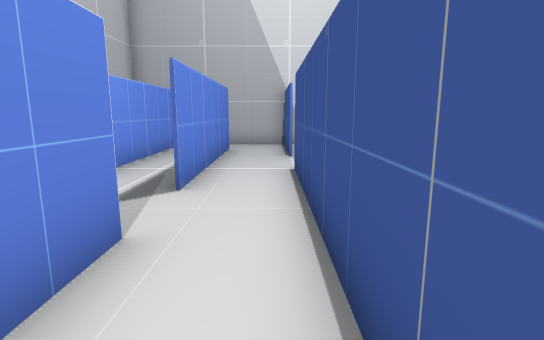
view 1 (above)

16 first-person views from a walk through a Unity game level. The camera is 1.2 m above the floor, tilts 10° down and sees 80° across. The floor is counted in squares, 1 m on a side. Each view is taken from the middle of a square. On the plan, view 1 faces up. The plan holds only what a view shows up to about 14 squares ahead; the rest is blank.

view 2
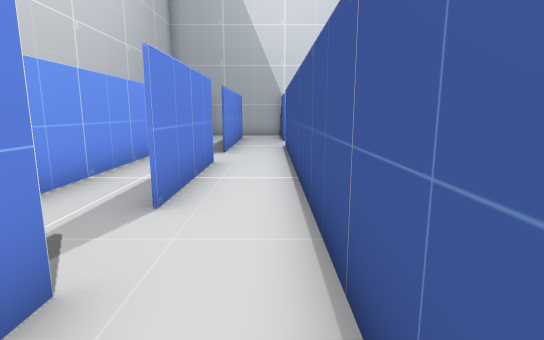

view 3
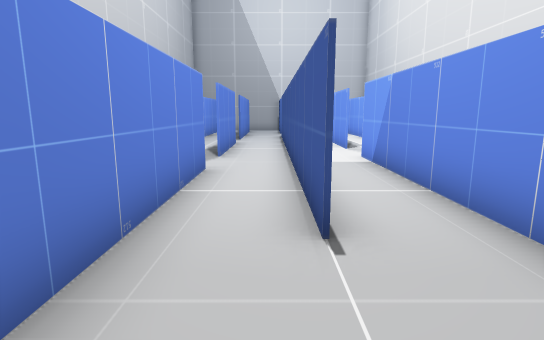

view 4
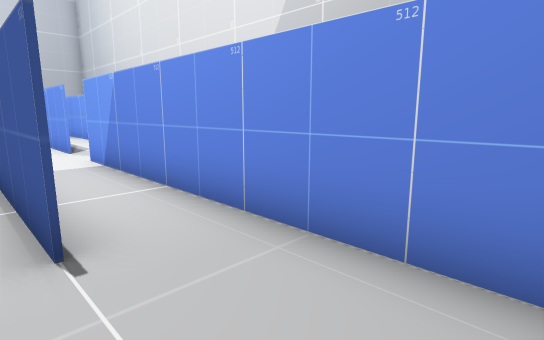

view 5
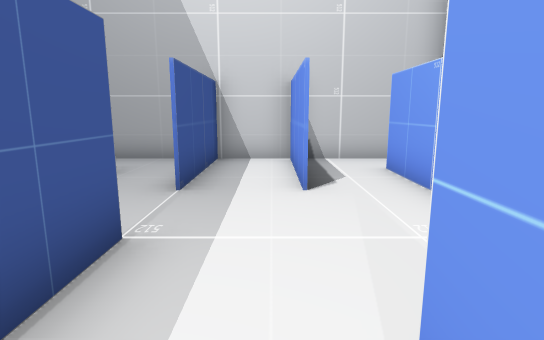

view 6
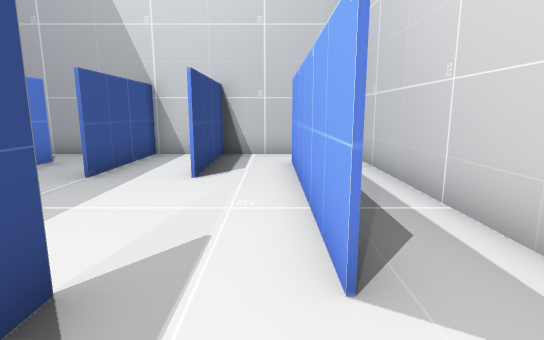

view 7
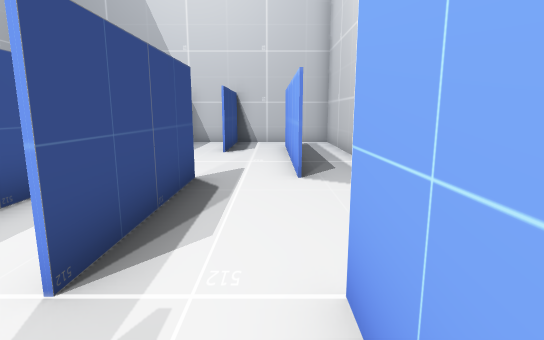

view 8
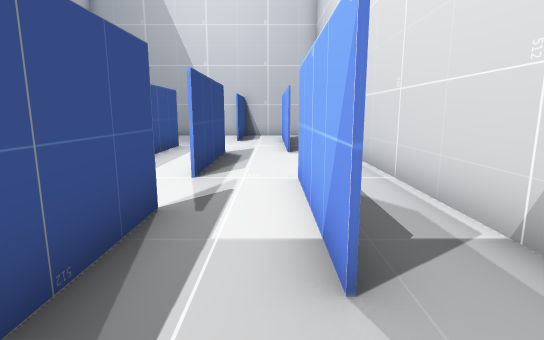

view 9
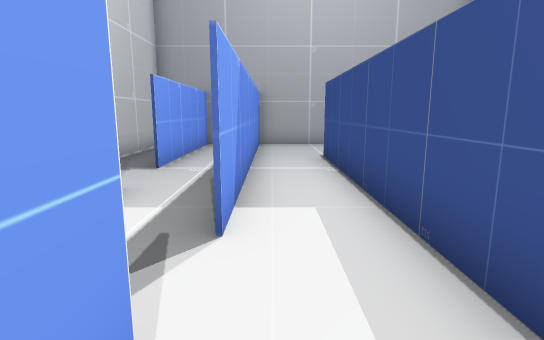

view 10
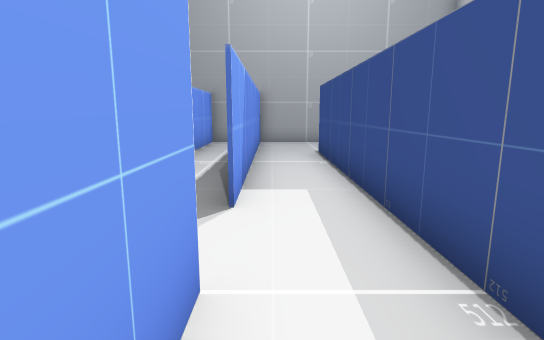

view 11
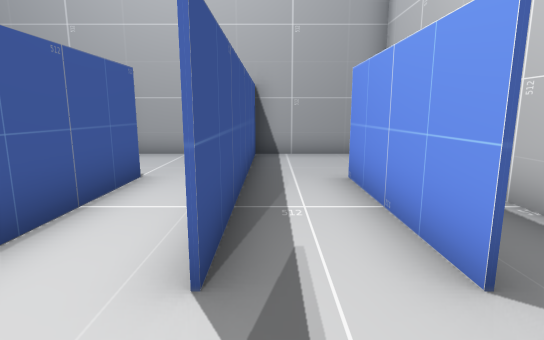

view 12
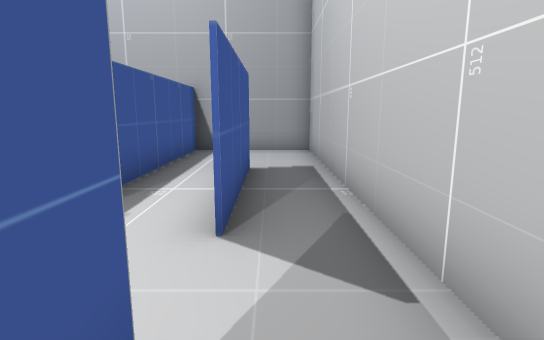

view 13
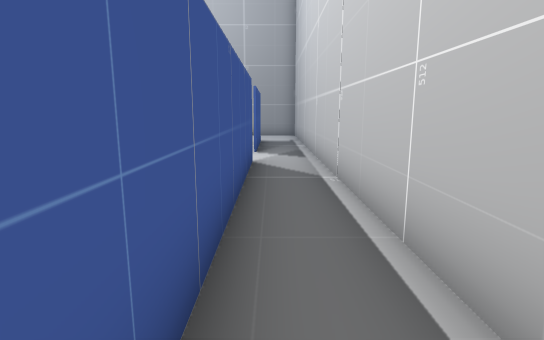

view 14
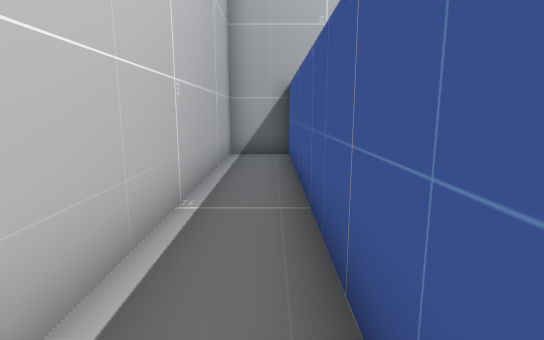

view 15
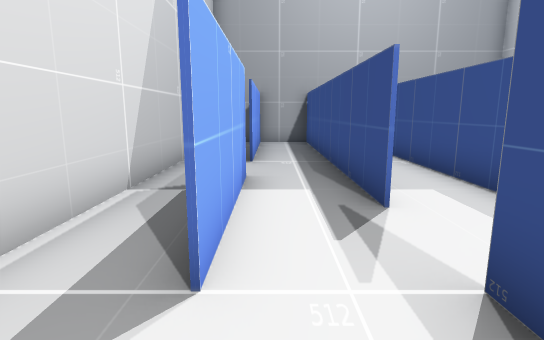

view 16
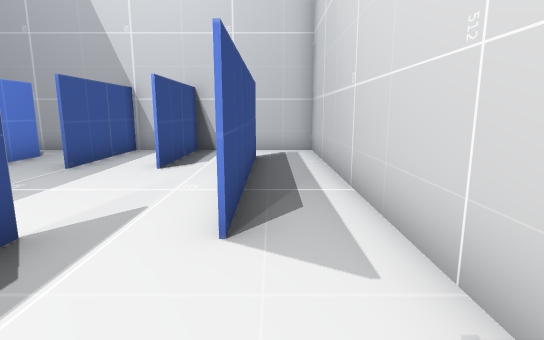

### Floor plan
Ten units are one square. View 1 is at (0, 0); x grows to the right and y downward. Boxes are objects, and circles mark ways between rooms. Rooms are numbered by the first view taken in them; rooms with no view inside come last. Other rooms are left out.
<svg viewBox="-57 -131 125 242">
<path fill="none" stroke="#000" d="M-14 30 -14 85M5 71 5 -69M-14 -30 -14 11M-1 106 30 106M25 106 25 74M-14 -66 -14 -49M45 -49 45 -86M25 -9 25 -50M6 -70 6 71M25 -89 25 -125M31 -126 11 -126M6 -126 6 -89M25 74 25 10M26 10 26 35M63 10 63 -70M45 31 45 -10M26 -50 26 -9M63 55 63 10M30 106 45 106 45 50M26 35 26 106M-35 11 -35 -126 -52 -126 -52 106 -15 106 -15 30M-34 30 -34 71M-34 -41 -34 4M-35 71 -35 30M-34 -114 -34 -70M-16 -126 -26 -126M-14 -110 -14 -86M5 -93 5 -124M11 -126 -16 -126M26 -126 26 -89M45 -86 45 -110M63 -89 63 -126 31 -126M-14 -86 -14 -66"/>
<circle cx="20" cy="70" r="3" fill="#2a7"/>
<circle cx="-10" cy="-35" r="3" fill="#2a7"/>
<circle cx="-10" cy="25" r="3" fill="#2a7"/>
<circle cx="0" cy="-55" r="3" fill="#2a7"/>
<circle cx="30" cy="5" r="3" fill="#2a7"/>
<circle cx="40" cy="-40" r="3" fill="#2a7"/>
<circle cx="40" cy="-90" r="3" fill="#2a7"/>
<circle cx="10" cy="-75" r="3" fill="#2a7"/>
<circle cx="40" cy="30" r="3" fill="#2a7"/>
<circle cx="-10" cy="-115" r="3" fill="#2a7"/>
<circle cx="0" cy="-95" r="3" fill="#2a7"/>
<text x="0" y="30">1</text>
<text x="20" y="-40">2</text>
<text x="40" y="-10">3</text>
<text x="40" y="70">4</text>
<text x="-40" y="0">5</text>
<text x="0" y="-110">6</text>
<text x="40" y="-110">7</text>
<text x="0" y="-80">8</text>
</svg>
Room 1 opens to room 2. Room 1 opens to room 5. Room 1 opens to room 8. Room 2 opens to room 3. Room 2 opens to room 7. Room 2 opens to room 8. Room 3 opens to room 4. Room 5 opens to room 6. Room 6 opens to room 8.

Where each view was taken, in squares from view 1:
view 1: 0 up, 0 right, facing up
view 2: 5 down, 0 right, facing up
view 3: 10 down, 0 right, facing up
view 4: 10 down, 0 right, facing up-right
view 5: 4 up, 2 right, facing up
view 6: 3 up, 4 right, facing up
view 7: 1 down, 4 right, facing up
view 8: 5 down, 4 right, facing up
view 9: 2 up, 2 right, facing down
view 10: 3 up, 2 right, facing down
view 11: 1 down, 2 left, facing down
view 12: 0 up, 4 left, facing down
view 13: 7 up, 4 left, facing down
view 14: 3 up, 4 left, facing up
view 15: 3 up, 4 right, facing down
view 16: 2 up, 5 right, facing up
